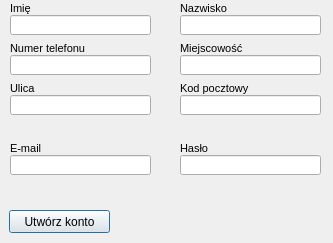
<?xml version="1.0" encoding="UTF-8"?>
<ui version="4.0">
 <class>Dialog</class>
 <widget class="QDialog" name="Dialog">
  <property name="geometry">
   <rect>
    <x>0</x>
    <y>0</y>
    <width>333</width>
    <height>243</height>
   </rect>
  </property>
  <property name="windowTitle">
   <string>Rejestracja</string>
  </property>
  <widget class="QLineEdit" name="lineEdit">
   <property name="geometry">
    <rect>
     <x>10</x>
     <y>15</y>
     <width>141</width>
     <height>20</height>
    </rect>
   </property>
  </widget>
  <widget class="QLineEdit" name="lineEdit_2">
   <property name="geometry">
    <rect>
     <x>10</x>
     <y>55</y>
     <width>141</width>
     <height>20</height>
    </rect>
   </property>
  </widget>
  <widget class="QLineEdit" name="lineEdit_4">
   <property name="geometry">
    <rect>
     <x>180</x>
     <y>15</y>
     <width>141</width>
     <height>20</height>
    </rect>
   </property>
  </widget>
  <widget class="QLineEdit" name="lineEdit_5">
   <property name="geometry">
    <rect>
     <x>180</x>
     <y>55</y>
     <width>141</width>
     <height>20</height>
    </rect>
   </property>
  </widget>
  <widget class="QLineEdit" name="lineEdit_7">
   <property name="geometry">
    <rect>
     <x>10</x>
     <y>155</y>
     <width>141</width>
     <height>20</height>
    </rect>
   </property>
  </widget>
  <widget class="QLineEdit" name="lineEdit_8">
   <property name="geometry">
    <rect>
     <x>180</x>
     <y>155</y>
     <width>141</width>
     <height>20</height>
    </rect>
   </property>
   <property name="echoMode">
    <enum>QLineEdit::Password</enum>
   </property>
  </widget>
  <widget class="QLabel" name="label">
   <property name="geometry">
    <rect>
     <x>10</x>
     <y>0</y>
     <width>141</width>
     <height>16</height>
    </rect>
   </property>
   <property name="font">
    <font>
     <pointsize>8</pointsize>
    </font>
   </property>
   <property name="text">
    <string>Imię</string>
   </property>
  </widget>
  <widget class="QLabel" name="label_4">
   <property name="geometry">
    <rect>
     <x>180</x>
     <y>40</y>
     <width>141</width>
     <height>16</height>
    </rect>
   </property>
   <property name="font">
    <font>
     <pointsize>8</pointsize>
    </font>
   </property>
   <property name="text">
    <string>Miejscowość</string>
   </property>
  </widget>
  <widget class="QLabel" name="label_7">
   <property name="geometry">
    <rect>
     <x>10</x>
     <y>140</y>
     <width>141</width>
     <height>16</height>
    </rect>
   </property>
   <property name="font">
    <font>
     <pointsize>8</pointsize>
    </font>
   </property>
   <property name="text">
    <string>E-mail</string>
   </property>
  </widget>
  <widget class="QLabel" name="label_8">
   <property name="geometry">
    <rect>
     <x>180</x>
     <y>140</y>
     <width>141</width>
     <height>16</height>
    </rect>
   </property>
   <property name="font">
    <font>
     <pointsize>8</pointsize>
    </font>
   </property>
   <property name="text">
    <string>Hasło</string>
   </property>
  </widget>
  <widget class="QPushButton" name="pushButton">
   <property name="geometry">
    <rect>
     <x>9</x>
     <y>210</y>
     <width>101</width>
     <height>23</height>
    </rect>
   </property>
   <property name="text">
    <string>Utwórz konto</string>
   </property>
  </widget>
  <widget class="QLabel" name="label_2">
   <property name="geometry">
    <rect>
     <x>180</x>
     <y>0</y>
     <width>141</width>
     <height>16</height>
    </rect>
   </property>
   <property name="font">
    <font>
     <pointsize>8</pointsize>
    </font>
   </property>
   <property name="text">
    <string>Nazwisko</string>
   </property>
  </widget>
  <widget class="QLabel" name="label_5">
   <property name="geometry">
    <rect>
     <x>10</x>
     <y>40</y>
     <width>141</width>
     <height>16</height>
    </rect>
   </property>
   <property name="font">
    <font>
     <pointsize>8</pointsize>
    </font>
   </property>
   <property name="text">
    <string>Numer telefonu</string>
   </property>
  </widget>
  <widget class="QLineEdit" name="lineEdit_3">
   <property name="geometry">
    <rect>
     <x>10</x>
     <y>95</y>
     <width>141</width>
     <height>20</height>
    </rect>
   </property>
  </widget>
  <widget class="QLineEdit" name="lineEdit_6">
   <property name="geometry">
    <rect>
     <x>180</x>
     <y>95</y>
     <width>141</width>
     <height>20</height>
    </rect>
   </property>
  </widget>
  <widget class="QLabel" name="label_3">
   <property name="geometry">
    <rect>
     <x>10</x>
     <y>80</y>
     <width>141</width>
     <height>16</height>
    </rect>
   </property>
   <property name="font">
    <font>
     <pointsize>8</pointsize>
    </font>
   </property>
   <property name="text">
    <string>Ulica</string>
   </property>
  </widget>
  <widget class="QLabel" name="label_10">
   <property name="geometry">
    <rect>
     <x>180</x>
     <y>80</y>
     <width>141</width>
     <height>16</height>
    </rect>
   </property>
   <property name="font">
    <font>
     <pointsize>8</pointsize>
    </font>
   </property>
   <property name="text">
    <string>Kod pocztowy</string>
   </property>
  </widget>
 </widget>
 <resources/>
 <connections/>
</ui>
